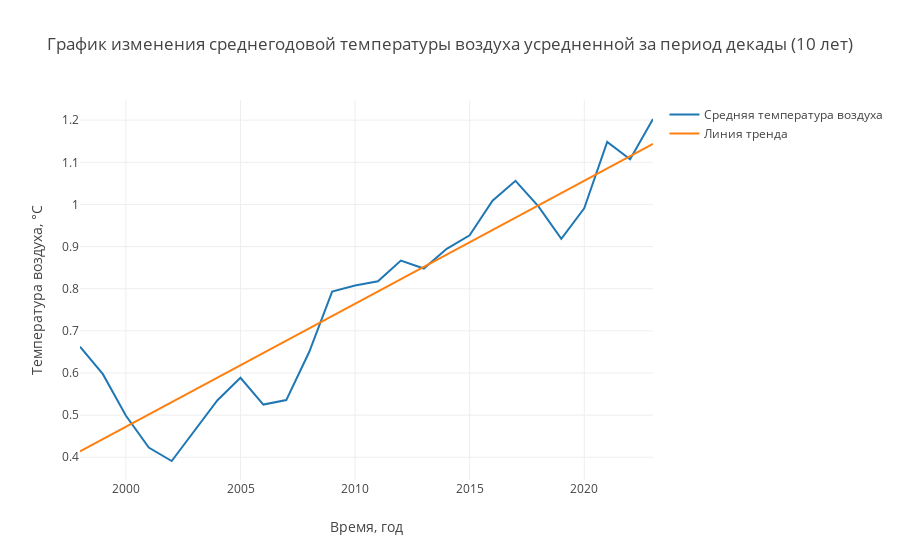

The code cell stored with this chart in its notebook:
### Code cell
data = dft[dft.index > "1988-01-01"][[_t_cols[1]]].resample("Y").mean().rolling(10, min_periods=10).mean().dropna()

temperature = data[_t_cols[1]].tolist()
idx = np.arange(0,len(temperature))
slope, intercept, r_value, p_value, std_err = st.linregress(idx,temperature)
line = slope * idx + intercept

layout = go.Layout(
    title="График изменения среднегодовой температуры воздуха усредненной за период декады (10 лет)",
    xaxis=dict(title = "Время, год", type='date'),
    yaxis=dict(title = "Температура воздуха, °C"),
)

trace1 = go.Scatter(x = data.index, y=data[_t_cols[1]], name=_t_cols[1])
trace2 = go.Scatter(x = data.index, y=line, name='Линия тренда')
py.iplot(go.Figure(data=[trace1, trace2], layout=layout))

### Figure 1 — Plotly figure (JSON) as saved in the notebook; plotly's stock layout.template omitted (floating-point values rounded to 4 significant figures)
{"data": [{"name": "Средняя температура воздуха", "type": "scatter", "uid": "e6b8db29-8e2a-4c2b-992d-e3510c5ae320", "x": ["1997-12-31", "1998-12-31", "1999-12-31", "2000-12-31", "2001-12-31", "2002-12-31", "2003-12-31", "2004-12-31", "2005-12-31", "2006-12-31", "2007-12-31", "2008-12-31", "2009-12-31", "2010-12-31", "2011-12-31", "2012-12-31", "2013-12-31", "2014-12-31", "2015-12-31", "2016-12-31", "2017-12-31", "2018-12-31", "2019-12-31", "2020-12-31", "2021-12-31", "2022-12-31"], "y": [0.6624, 0.5972, 0.4989, 0.4229, 0.3911, 0.462, 0.5352, 0.5887, 0.5251, 0.5357, 0.6498, 0.7933, 0.8075, 0.8177, 0.8669, 0.8478, 0.8946, 0.9269, 1.009, 1.056, 0.9954, 0.9182, 0.9908, 1.148, 1.107, 1.203]}, {"name": "Линия тренда", "type": "scatter", "uid": "2a6a14f8-9de7-4969-a535-8138352a860a", "x": ["1997-12-31", "1998-12-31", "1999-12-31", "2000-12-31", "2001-12-31", "2002-12-31", "2003-12-31", "2004-12-31", "2005-12-31", "2006-12-31", "2007-12-31", "2008-12-31", "2009-12-31", "2010-12-31", "2011-12-31", "2012-12-31", "2013-12-31", "2014-12-31", "2015-12-31", "2016-12-31", "2017-12-31", "2018-12-31", "2019-12-31", "2020-12-31", "2021-12-31", "2022-12-31"], "y": [0.4141, 0.4433, 0.4724, 0.5016, 0.5308, 0.56, 0.5892, 0.6184, 0.6476, 0.6767, 0.7059, 0.7351, 0.7643, 0.7935, 0.8227, 0.8519, 0.8811, 0.9102, 0.9394, 0.9686, 0.9978, 1.027, 1.056, 1.085, 1.115, 1.144]}], "layout": {"title": {"text": "График изменения среднегодовой температуры воздуха усредненной за период декады (10 лет)"}, "xaxis": {"title": {"text": "Время, год"}, "type": "date"}, "yaxis": {"title": {"text": "Температура воздуха, °C"}}}}
